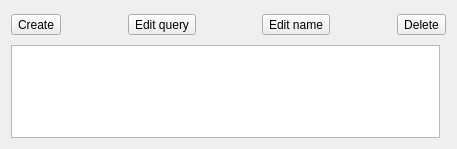
<ui version="4.0" >
 <class>designerQueryWidget</class>
 <widget class="QWidget" name="designerQueryWidget" >
  <property name="geometry" >
   <rect>
    <x>0</x>
    <y>0</y>
    <width>457</width>
    <height>149</height>
   </rect>
  </property>
  <property name="sizePolicy" >
   <sizepolicy vsizetype="Preferred" hsizetype="Preferred" >
    <horstretch>0</horstretch>
    <verstretch>0</verstretch>
   </sizepolicy>
  </property>
  <property name="windowTitle" >
   <string>Queries</string>
  </property>
  <layout class="QGridLayout" >
   <item row="0" column="0" colspan="2" >
    <layout class="QHBoxLayout" >
     <property name="margin" >
      <number>0</number>
     </property>
     <item>
      <widget class="QToolButton" name="m_createButton" >
       <property name="text" >
        <string>Create</string>
       </property>
      </widget>
     </item>
     <item>
      <spacer>
       <property name="orientation" >
        <enum>Qt::Horizontal</enum>
       </property>
       <property name="sizeHint" stdset="0" >
        <size>
         <width>51</width>
         <height>28</height>
        </size>
       </property>
      </spacer>
     </item>
     <item>
      <widget class="QToolButton" name="m_editButton" >
       <property name="text" >
        <string>Edit query</string>
       </property>
      </widget>
     </item>
     <item>
      <spacer name="horizontalSpacer" >
       <property name="orientation" >
        <enum>Qt::Horizontal</enum>
       </property>
       <property name="sizeHint" stdset="0" >
        <size>
         <width>40</width>
         <height>20</height>
        </size>
       </property>
      </spacer>
     </item>
     <item>
      <widget class="QToolButton" name="m_editName" >
       <property name="text" >
        <string>Edit name</string>
       </property>
      </widget>
     </item>
     <item>
      <spacer>
       <property name="orientation" >
        <enum>Qt::Horizontal</enum>
       </property>
       <property name="sizeHint" stdset="0" >
        <size>
         <width>51</width>
         <height>28</height>
        </size>
       </property>
      </spacer>
     </item>
     <item>
      <widget class="QToolButton" name="m_deleteButton" >
       <property name="text" >
        <string>Delete</string>
       </property>
      </widget>
     </item>
    </layout>
   </item>
   <item row="1" column="0" >
    <widget class="QListWidget" name="m_listWidget" />
   </item>
  </layout>
 </widget>
 <resources>
  <include location="report.qrc" />
 </resources>
 <connections/>
</ui>
